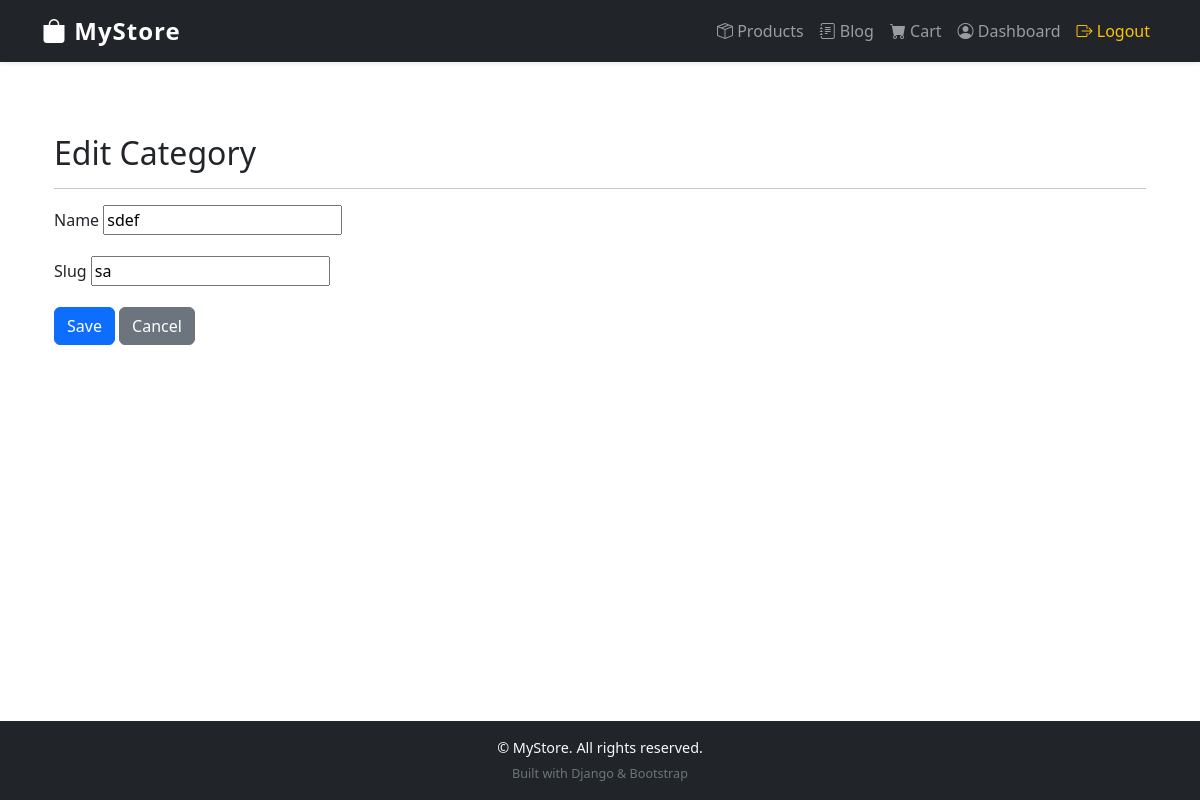
Page /store/categories/5/edit/ (signed in) on the earlier database version.
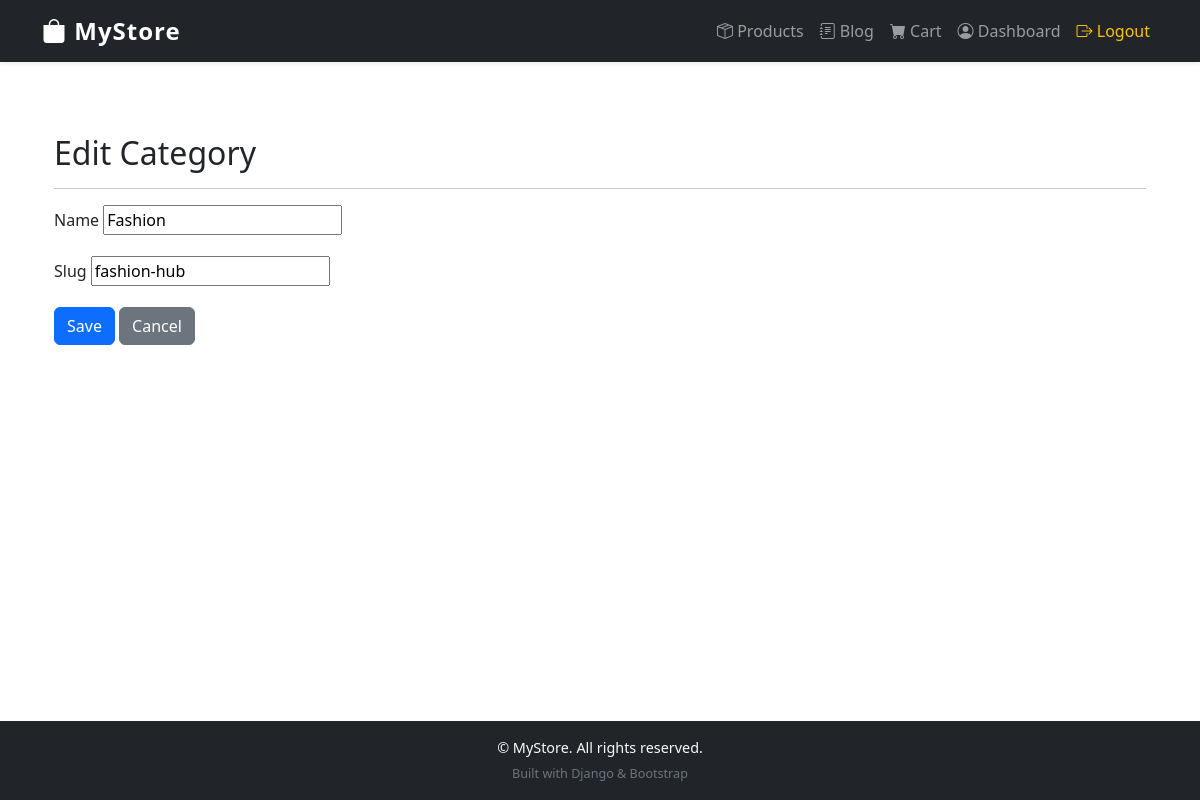
Same page on the later database version.
### store/models.py (models this page shows, shortened)
class Category(models.Model):
    name = models.CharField(max_length=255, unique=True)
    slug = models.SlugField(max_length=255, unique=True, blank=True)
    class Meta:
        verbose_name_plural = "Categories"

### store/views.py (the view)
# urls.py: path('categories/<int:pk>/edit/', views.category_update, name='category_update'),
@login_required(login_url='accounts:login')
def category_update(request, pk):
    category = get_object_or_404(Category, pk=pk)
    if request.method == 'POST':
        form = CategoryForm(request.POST, instance=category)
        if form.is_valid():
            form.save()
            return redirect('store:category_list')
    else:
        form = CategoryForm(instance=category)
    return render(request, 'store/category_form.html', {'form': form, 'title': 'Edit Category'})

### store/forms.py
class CategoryForm(forms.ModelForm):
    class Meta:
        model = Category
        fields = ['name', 'slug']
        widgets = {
            'name': forms.TextInput(attrs={'placeholder': 'Enter category name'}),
            'slug': forms.TextInput(attrs={'placeholder': 'Enter slug'}),
        }

### accounts/models.py (called while the page is built)
    @property
    def is_staff(self):
        return self.is_admin

### store/templates/store/category_form.html (shortened to what this page needs)
{% extends 'base.html' %}
{% block content %}
<div class="container mt-5">
    <h2>{{ title }}</h2>
    <hr>
    <form method="post" novalidate>
        {% for field in form %}
            <div class="mb-3">
                <label class="form-label">{{ field.label }}</label>
                {{ field }}
            </div>
        {% endfor %}
        <button type="submit" class="btn btn-primary">Save</button>
        <a href="{% url 'store:category_list' %}" class="btn btn-secondary">Cancel</a>
    </form>
</div>
{% endblock %}

Differences in the rows shown:
changed Category: name "sdef" → "Fashion"; slug "sa" → "fashion-hub"
